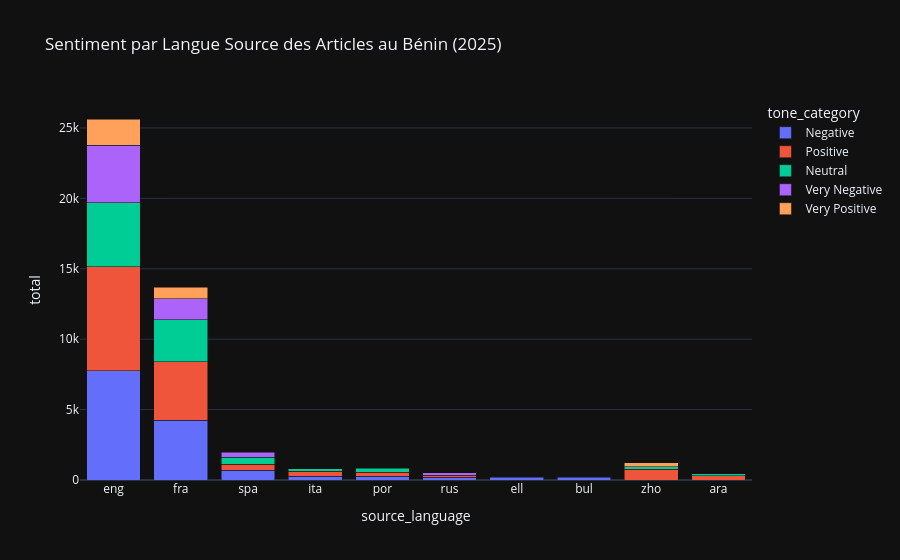

Notebook cell for this chart:
### Code cell
query_lang = f"""
SELECT source_language, tone_category, COUNT(*) as total
FROM `{PROJECT_ID}.{DATASET_ID}.gkg_clean`
WHERE source_language IS NOT NULL
GROUP BY source_language, tone_category
ORDER BY total DESC
LIMIT 30
"""

df_lang = charger_donnees(query_lang)

fig = px.bar(
    df_lang,
    x="source_language",
    y="total",
    color="tone_category",
    barmode="stack",
    title="Sentiment par Langue Source des Articles au Bénin (2025)"
)
fig.update_layout(template="plotly_dark")
fig.show()

### Figure 1 — Plotly figure (JSON) as saved in the notebook; plotly's stock layout.template omitted (floating-point values rounded to 4 significant figures)
{"data": [{"alignmentgroup": "True", "hovertemplate": "tone_category=Negative<br>source_language=%{x}<br>total=%{y}<extra></extra>", "legendgroup": "Negative", "marker": {"color": "#636efa", "pattern": {"shape": ""}}, "name": "Negative", "offsetgroup": "Negative", "orientation": "v", "showlegend": true, "textposition": "auto", "type": "bar", "x": ["eng", "fra", "spa", "ita", "por", "rus", "ell", "bul"], "xaxis": "x", "y": [7775, 4239, 681, 267, 253, 213, 189, 186], "yaxis": "y"}, {"alignmentgroup": "True", "hovertemplate": "tone_category=Positive<br>source_language=%{x}<br>total=%{y}<extra></extra>", "legendgroup": "Positive", "marker": {"color": "#EF553B", "pattern": {"shape": ""}}, "name": "Positive", "offsetgroup": "Positive", "orientation": "v", "showlegend": true, "textposition": "auto", "type": "bar", "x": ["eng", "fra", "zho", "spa", "ita", "por", "ara", "rus"], "xaxis": "x", "y": [7381, 4172, 766, 443, 346, 311, 287, 139], "yaxis": "y"}, {"alignmentgroup": "True", "hovertemplate": "tone_category=Neutral<br>source_language=%{x}<br>total=%{y}<extra></extra>", "legendgroup": "Neutral", "marker": {"color": "#00cc96", "pattern": {"shape": ""}}, "name": "Neutral", "offsetgroup": "Neutral", "orientation": "v", "showlegend": true, "textposition": "auto", "type": "bar", "x": ["eng", "fra", "spa", "por", "ita", "zho", "ara"], "xaxis": "x", "y": [4517, 2977, 487, 268, 178, 177, 148], "yaxis": "y"}, {"alignmentgroup": "True", "hovertemplate": "tone_category=Very Negative<br>source_language=%{x}<br>total=%{y}<extra></extra>", "legendgroup": "Very Negative", "marker": {"color": "#ab63fa", "pattern": {"shape": ""}}, "name": "Very Negative", "offsetgroup": "Very Negative", "orientation": "v", "showlegend": true, "textposition": "auto", "type": "bar", "x": ["eng", "fra", "spa", "rus"], "xaxis": "x", "y": [4107, 1497, 369, 157], "yaxis": "y"}, {"alignmentgroup": "True", "hovertemplate": "tone_category=Very Positive<br>source_language=%{x}<br>total=%{y}<extra></extra>", "legendgroup": "Very Positive", "marker": {"color": "#FFA15A", "pattern": {"shape": ""}}, "name": "Very Positive", "offsetgroup": "Very Positive", "orientation": "v", "showlegend": true, "textposition": "auto", "type": "bar", "x": ["eng", "fra", "zho"], "xaxis": "x", "y": [1854, 800, 299], "yaxis": "y"}], "layout": {"barmode": "stack", "legend": {"title": {"text": "tone_category"}, "tracegroupgap": 0}, "title": {"text": "Sentiment par Langue Source des Articles au Bénin (2025)"}, "xaxis": {"anchor": "y", "domain": [0, 1], "title": {"text": "source_language"}}, "yaxis": {"anchor": "x", "domain": [0, 1], "title": {"text": "total"}}}}
